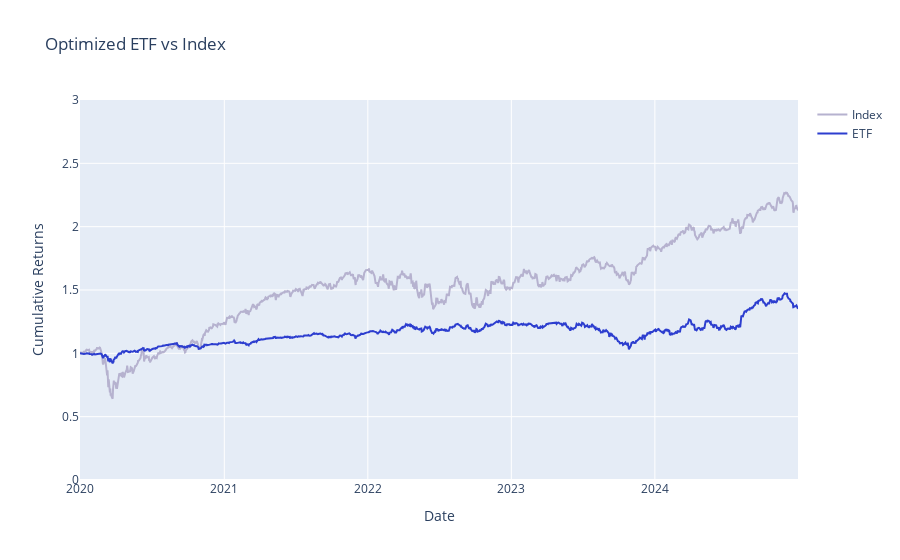

Notebook source saved alongside this figure:
### Markdown cell above
Run the next cell to calculate the ETF returns and compare it to the index returns.

### Code cell
optim_etf_returns = generate_weighted_returns(returns, optimal_single_rebalance_etf_weights)
optim_etf_cumulative_returns = calculate_cumulative_returns(optim_etf_returns)
project_helper.plot_benchmark_returns(index_weighted_cumulative_returns, optim_etf_cumulative_returns, 'Optimized ETF vs Index')

optim_etf_tracking_error = tracking_error(np.sum(index_weighted_returns, 1), np.sum(optim_etf_returns, 1))
print('Optimized ETF Tracking Error: {}'.format(optim_etf_tracking_error))

### Figure 1 — Plotly figure (JSON) as saved in the notebook; plotly's stock layout.template omitted (floating-point values rounded to 4 significant figures; data arrays with more than 128 entries replaced by an {"elided": "..."} marker saying what was removed)
{"data": [{"line": {"color": "#B6B2CF"}, "name": "Index", "type": "scatter", "x": {"elided": "1258 str values"}, "y": {"elided": "1258 float values"}}, {"line": {"color": "#2D3ECF"}, "name": "ETF", "type": "scatter", "x": {"elided": "1258 str values"}, "y": {"elided": "1258 float values"}}], "layout": {"title": {"text": "Optimized ETF vs Index"}, "xaxis": {"title": {"text": "Date"}}, "yaxis": {"range": [0, 3], "title": {"text": "Cumulative Returns"}}}}
